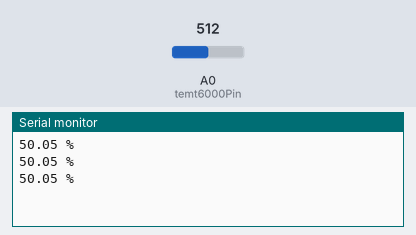
This sketch was run on a simulated Arduino Uno, built with avr-gcc and run on an emulated ATmega328P. On the bench: the last lines printed to the serial monitor. The inputs (shaded band) are chosen by the test bench; at power-on: A0 (temt6000Pin) = 512.

Above: at 1.3 s.
1.4 s: A0 (temt6000Pin) set to 716
At 1.9 s:
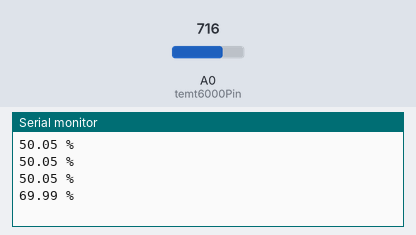
2.9 s: A0 (temt6000Pin) set to 900
At 3.4 s:
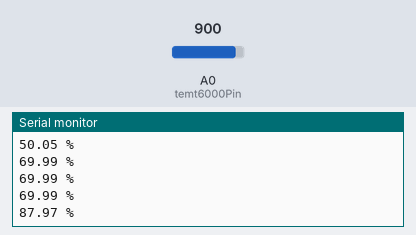
Timing chart, 0 to 5.9 s (numbered marks = the images above; inputs shaded):
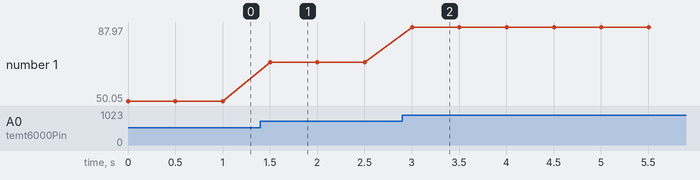

The sketch:

temtlichtmetingtest1.ino
```cpp
int temt6000Pin = A0;
float light;
int light_value;
void setup() {
  Serial.begin(9600);
  pinMode(temt6000Pin, INPUT); //data pin for ambientlight sensor
}

void loop() {
  int light_value = analogRead(temt6000Pin);
  light = light_value * 0.09775;// percentage calculation 0.0976
  Serial.print(light);
  Serial.println(" %");
  delay(500);
}
```

Measured:
- after the input at 1.4 s, the serial monitor: prints a new line after 0.10 s (image 1)
- after the input at 2.9 s, the serial monitor: prints a new line after 0.10 s (image 2)
- plotted number 1: 50.05 → 69.99 after the input at 1.4 s, 69.99 → 87.97 after the input at 2.9 s
